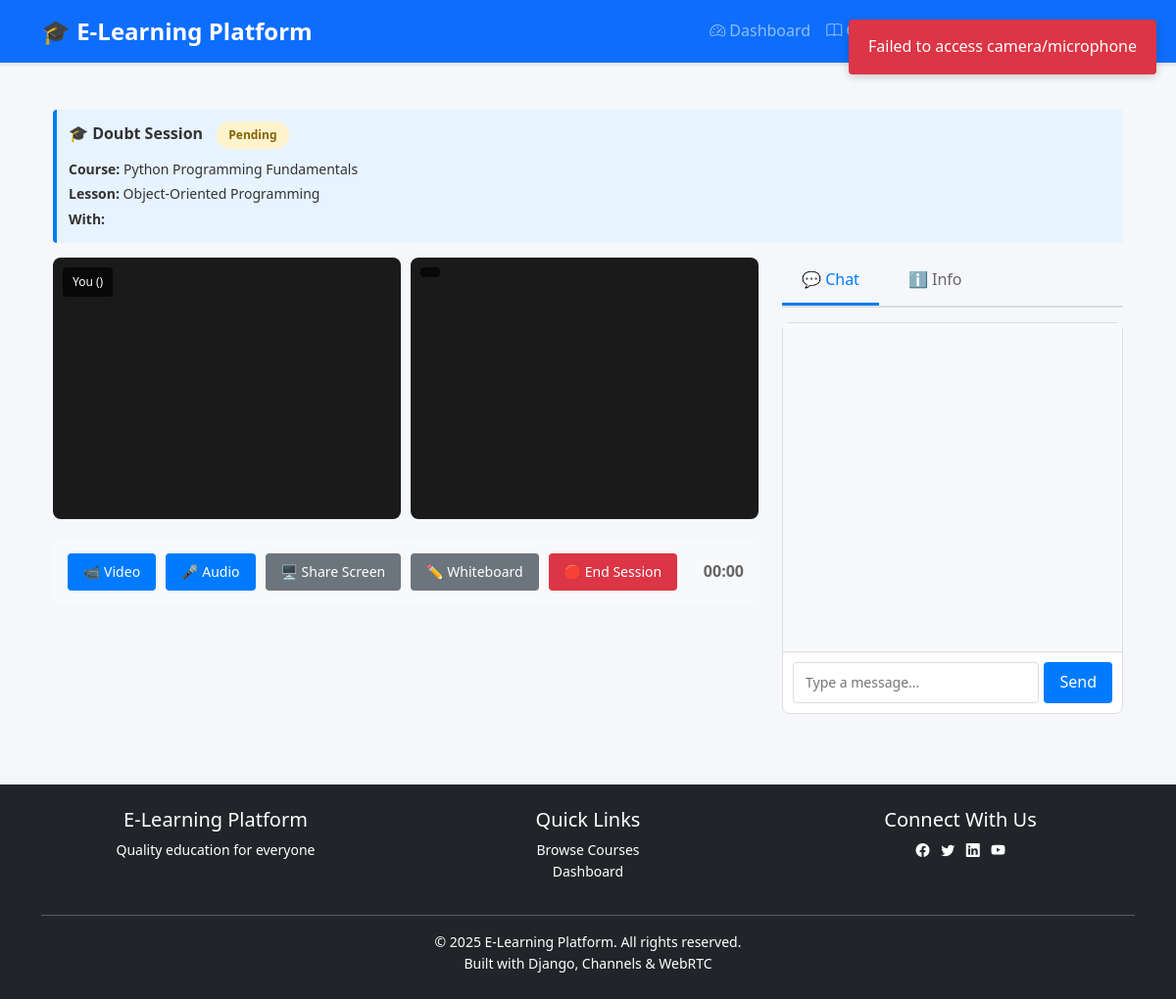
Page /live-sessions/room/doubt_2_3_84230072/ (signed in) on the committed database.
### live_sessions/models.py (models this page shows, shortened)
class DoubtSession(models.Model):
    STATUS_CHOICES = (
        ('pending', 'Pending'),
        ('active', 'Active'),
        ('completed', 'Completed'),
        ('rejected', 'Rejected'),
    )
    student = models.ForeignKey(
        User,
        on_delete=models.CASCADE,
        related_name='doubt_sessions_as_student'
    )
    instructor = models.ForeignKey(
        User,
        on_delete=models.SET_NULL,
        null=True,
        blank=True,
        related_name='doubt_sessions_as_instructor'
    )
    course = models.ForeignKey(
        Course,
        on_delete=models.CASCADE,
        related_name='doubt_sessions'
    )
    lesson = models.ForeignKey(
        'courses.Lesson',
        on_delete=models.SET_NULL,
        null=True,
        blank=True,
        related_name='doubt_sessions'
    )
    status = models.CharField(
        max_length=20,
        choices=STATUS_CHOICES,
        default='pending'
    )
    room_name = models.CharField(max_length=100, unique=True)
    requested_at = models.DateTimeField(auto_now_add=True)
    started_at = models.DateTimeField(null=True, blank=True)
    ended_at = models.DateTimeField(null=True, blank=True)
    duration_minutes = models.IntegerField(default=0)
    class Meta:
        db_table = 'doubt_sessions'
        ordering = ['-requested_at']
        verbose_name = 'Doubt Session'
        verbose_name_plural = 'Doubt Sessions'

### courses/models.py (models this page shows, shortened)
class Course(models.Model):
    CATEGORY_CHOICES = (
        ('programming', 'Programming'),
        ('data_science', 'Data Science'),
        ('web_dev', 'Web Development'),
        ('mobile_dev', 'Mobile Development'),
        ('ai_ml', 'AI & Machine Learning'),
        ('database', 'Database'),
        ('devops', 'DevOps'),
        ('other', 'Other'),
    )
    instructor = models.ForeignKey(
        User,
        on_delete=models.CASCADE,
        related_name='courses_taught'
    )
    title = models.CharField(max_length=200)
    description = models.TextField()
    category = models.CharField(
        max_length=50,
        choices=CATEGORY_CHOICES,
        default='other'
    )
    price = models.DecimalField(
        max_digits=10,
        decimal_places=2,
        default=0.00
    )
    thumbnail = models.ImageField(
        upload_to='course_thumbnails/',
        blank=True,
        null=True
    )
    created_at = models.DateTimeField(auto_now_add=True)
    updated_at = models.DateTimeField(auto_now=True)
    class Meta:
        db_table = 'courses'
        ordering = ['-created_at']
        verbose_name = 'Course'
        verbose_name_plural = 'Courses'

class Lesson(models.Model):
    course = models.ForeignKey(
        Course,
        on_delete=models.CASCADE,
        related_name='lessons'
    )
    title = models.CharField(max_length=200)
    description = models.TextField(blank=True)
    video_file = models.FileField(
        upload_to='lesson_videos/',
        blank=True,
        null=True
    )
    pdf_file = models.FileField(
        upload_to='lesson_pdfs/',
        blank=True,
        null=True
    )
    order = models.IntegerField(default=0)
    duration = models.IntegerField(
        default=0,
        help_text='Duration in minutes'
    )
    created_at = models.DateTimeField(auto_now_add=True)
    class Meta:
        db_table = 'lessons'
        ordering = ['order', 'created_at']
        verbose_name = 'Lesson'
        verbose_name_plural = 'Lessons'

### live_sessions/views.py (the view, shortened to what this page needs)
# urls.py: path('room/<str:room_name>/', views.session_room_view, name='room'),
@login_required
def session_room_view(request, room_name):
    doubt_session = get_object_or_404(DoubtSession, room_name=room_name)
    is_student = request.user == doubt_session.student
    is_instructor = request.user == doubt_session.instructor or (
        request.user == doubt_session.course.instructor and doubt_session.instructor is None
    )
    if not (is_student or is_instructor):
        messages.error(request, 'You are not authorized to join this session')
        return redirect('dashboards:redirect')
    return render(request, 'live_sessions/doubt_session.html', {
        'room_name': room_name,
        'user': request.user,
        'doubt_session': doubt_session,
        'is_student': is_student,
        'is_instructor': is_instructor,
        'other_user': doubt_session.instructor if is_student else doubt_session.student
    })

### live_sessions/templates/live_sessions/doubt_session.html (shortened to what this page needs)
{% extends 'base.html' %}
{% load static %}
{% block content %}
<div class="container-fluid py-4">
    <div class="session-info">
        <strong>🎓 Doubt Session</strong>
        <span
            class="session-status {% if doubt_session.status == 'active' %}status-active{% else %}status-pending{% endif %}">
            {{ doubt_session.get_status_display }}
        </span>
        <div class="mt-2">
            <small>
                <strong>Course:</strong> {{ doubt_session.course.title }}<br>
                <strong>Lesson:</strong> {{ doubt_session.lesson.title }}<br>
                <strong>With:</strong> {{ other_user.first_name }} {{ other_user.last_name }}
            </small>
        </div>
    </div>
    <div class="row">
        <div class="col-lg-8">
            <div class="video-grid">
                <div class="video-box">
                    <video id="localVideo" autoplay muted playsinline></video>
                    <div class="video-label">You ({{ user.first_name }})</div>
                </div>
                <div class="video-box">
                    <video id="remoteVideo" autoplay playsinline></video>
                    <div class="video-label">{{ other_user.first_name }}</div>
                </div>
            </div>
            <div class="controls-bar">
                <button id="toggleVideo" class="btn-primary-custom" title="Toggle Video">
                    📹 Video
                </button>
                <button id="toggleAudio" class="btn-primary-custom" title="Toggle Audio">
                    🎤 Audio
                </button>
                <button id="toggleScreenShare" class="btn-secondary-custom" title="Share Screen">
                    🖥️ Share Screen
                </button>
                <button id="toggleWhiteboard" class="btn-secondary-custom" title="Show Whiteboard">
                    ✏️ Whiteboard
                </button>
                <button id="endSession" class="btn-danger-custom" title="End Session">
                    🛑 End Session
                </button>
                <div style="margin-left: auto;">
                    <span id="sessionTimer" style="font-weight: bold; color: #666;">00:00</span>
                </div>
            </div>
        </div>
        <div class="col-lg-4">
            <div class="tabs-container">
                <button class="tab-button active" data-tab="chat">💬 Chat</button>
                <button class="tab-button" data-tab="info">ℹ️ Info</button>
            </div>
            <div id="chat" class="tab-content active">
                <div class="chat-container">
                    <div class="chat-messages" id="chatMessages"></div>
                    <div class="chat-input-area">
                        <input type="text" id="chatInput" placeholder="Type a message..." autocomplete="off">
                        <button id="sendChat">Send</button>
                    </div>
                </div>
            </div>
        </div>
    </div>
</div>
{% endblock %}

### static/css/global.css (style rules this page uses)
:root { --primary-color: #0d6efd; --secondary-color: #6c757d; --success-color: #28a745; --danger-color: #dc3545; --warning-color: #ffc107; --info-color: #17a2b8; --light-color: #f8f9fa; --dark-color: #343a40; --body-bg: #f5f7fa; }
body { font-family: "Segoe UI", Tahoma, Geneva, Verdana, sans-serif; background-color: var(--body-bg); color: #333; line-height: 1.6; }
video { max-width: 100%; border-radius: 8px; }

### live_sessions/templates/live_sessions/doubt_session.html (style rules this page uses)
.video-grid { display: grid; grid-template-columns: 1fr 1fr; gap: 10px; margin-bottom: 20px; }
.video-box { position: relative; width: 100%; padding-bottom: 75%; background: #1a1a1a; border-radius: 8px; overflow: hidden; }
.video-box video { position: absolute; top: 0; left: 0; width: 100%; height: 100%; object-fit: cover; }
.video-label { position: absolute; top: 10px; left: 10px; background: rgba(0, 0, 0, 0.7); color: white; padding: 5px 10px; border-radius: 4px; font-size: 12px; z-index: 10; }
.controls-bar { background: #f8f9fa; padding: 15px; border-radius: 8px; margin-bottom: 20px; display: flex; gap: 10px; flex-wrap: wrap; align-items: center; }
.controls-bar button { padding: 8px 16px; border: none; border-radius: 4px; cursor: pointer; font-size: 14px; transition: all 0.3s; }
.btn-primary-custom { background: #007bff; color: white; }
.btn-danger-custom { background: #dc3545; color: white; }
.btn-secondary-custom { background: #6c757d; color: white; }
.chat-container { background: white; border: 1px solid #ddd; border-radius: 8px; display: flex; flex-direction: column; height: 400px; }
.chat-messages { flex: 1; overflow-y: auto; padding: 15px; background: #f8f9fa; }
.chat-input-area { padding: 10px; border-top: 1px solid #ddd; display: flex; gap: 5px; }
.chat-input-area input { flex: 1; padding: 8px 12px; border: 1px solid #ddd; border-radius: 4px; font-size: 14px; }
.chat-input-area button { padding: 8px 16px; background: #007bff; color: white; border: none; border-radius: 4px; cursor: pointer; }
.session-info { background: #e7f3ff; padding: 12px; border-radius: 4px; margin-bottom: 15px; border-left: 4px solid #007bff; }
.session-status { display: inline-block; padding: 4px 12px; border-radius: 20px; font-size: 12px; font-weight: bold; margin-left: 10px; }
.status-pending { background: #fff3cd; color: #856404; }
.tabs-container { display: flex; gap: 10px; margin-bottom: 15px; border-bottom: 2px solid #ddd; }
.tab-button { padding: 10px 20px; background: none; border: none; border-bottom: 3px solid transparent; cursor: pointer; font-weight: 500; color: #666; transition: all 0.3s; }
.tab-button.active { border-bottom-color: #007bff; color: #007bff; }
.tab-content { display: none; }
.tab-content.active { display: block; }

### rows in the picture
DoubtSession: status "Pending", course "Python Programming Fundamentals", lesson "Object-Oriented Programming"
